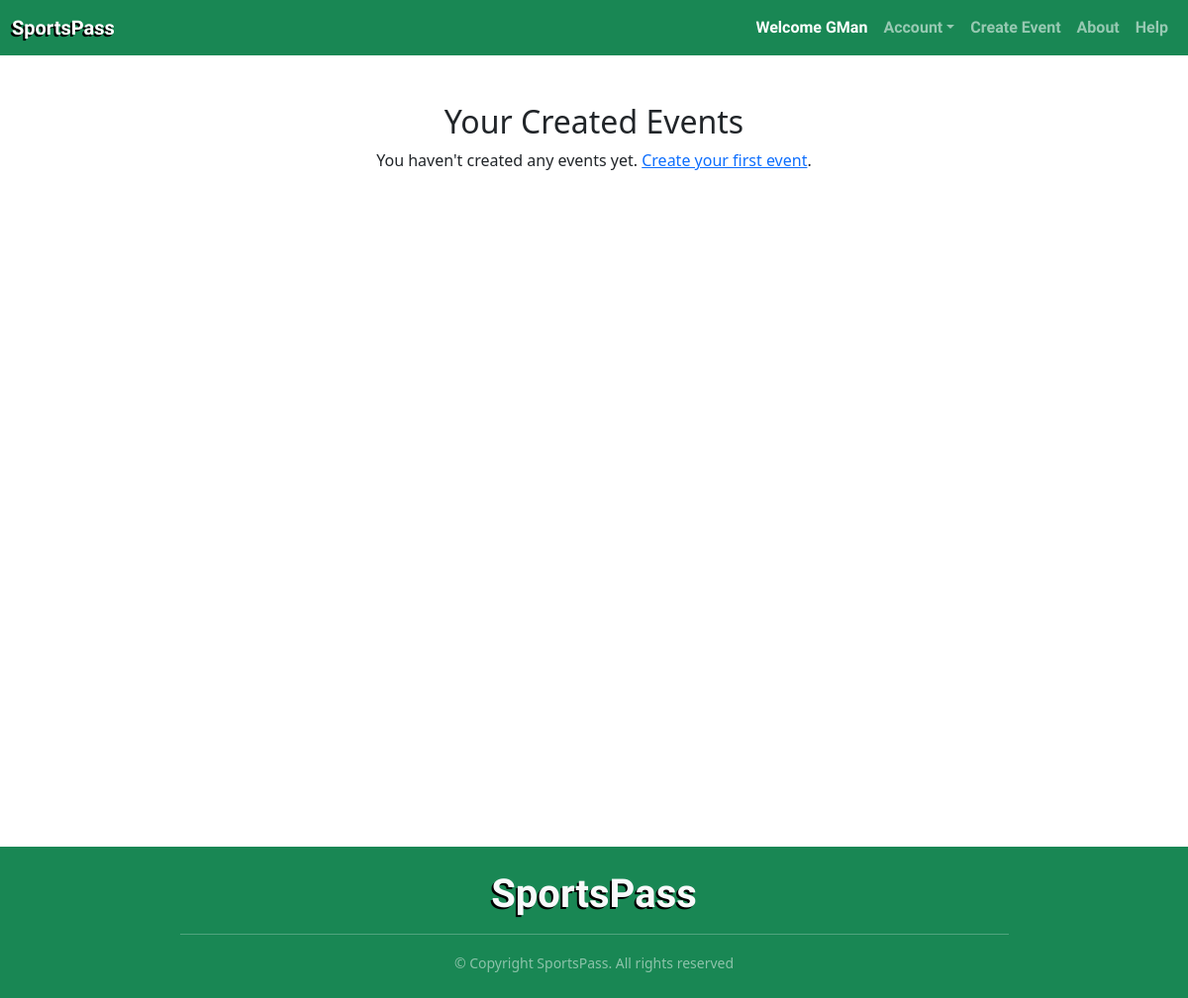
The app's page /events/my-events (signed in), older data.
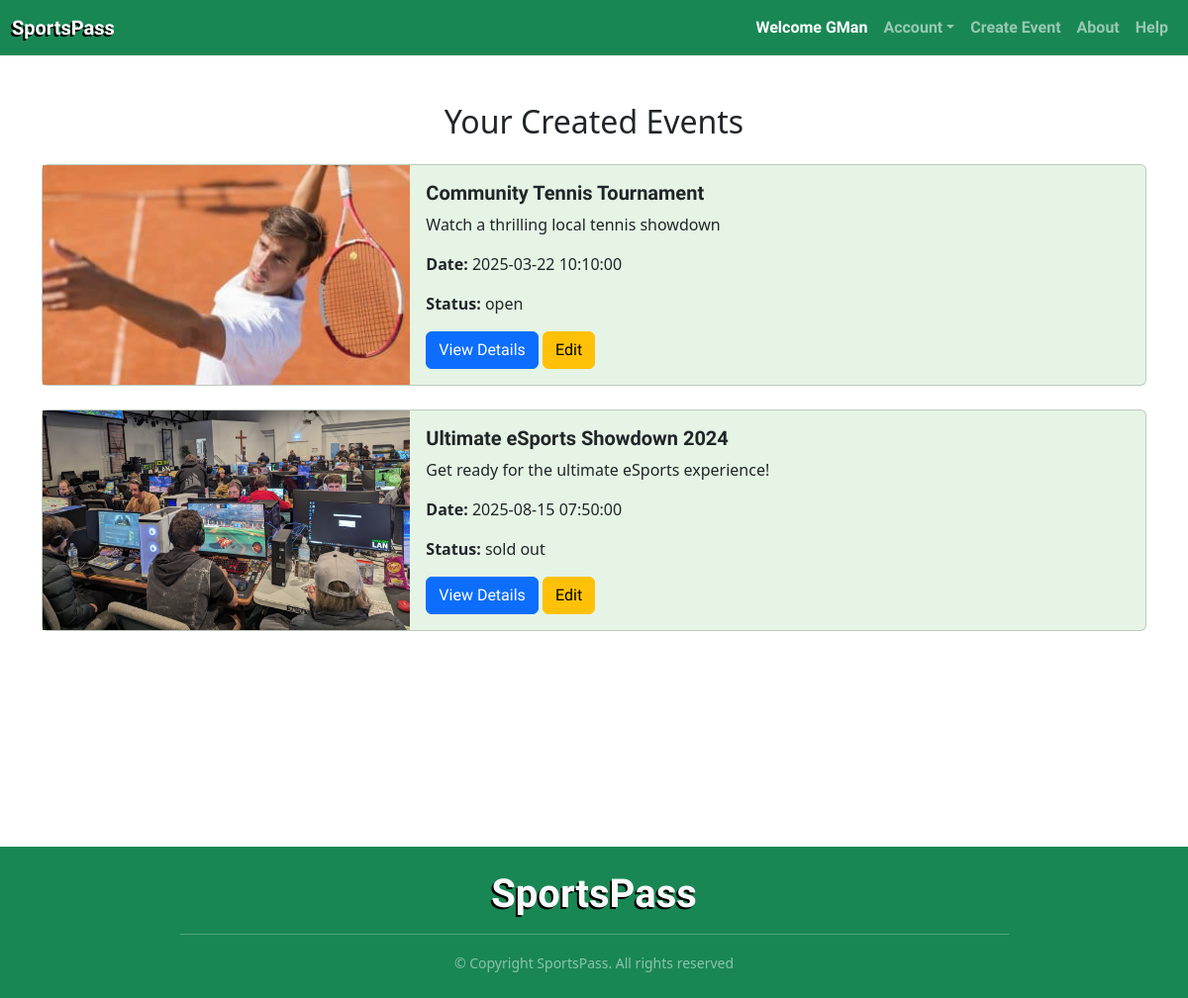
The same page, newer data.
### sportspass/models.py (models this page shows, shortened)
class User(db.Model, UserMixin):
    __tablename__ = 'users'
    id = db.Column(db.Integer, primary_key=True)
    username = db.Column(db.String(100), index=True, unique=True, nullable=False)
    firstname = db.Column(db.String(100), index=True, unique=True, nullable=False)
    lastname = db.Column(db.String(100), index=True, unique=True, nullable=False)
    emailid = db.Column(db.String(100), index=True, nullable=False)
    password_hash = db.Column(db.String(255), nullable=False)
    comments = db.relationship('Comment', backref='user', cascade='all, delete-orphan')
    events = db.relationship('Event', backref='user', cascade='all, delete-orphan')
    orders = db.relationship('Order', backref='user', cascade='all, delete-orphan')

class Event(db.Model):
    __tablename__ = 'events'
    id = db.Column(db.Integer, primary_key=True)
    name = db.Column(db.String(80), nullable=False)
    description = db.Column(db.String(200))
    date = db.Column(db.DateTime, nullable=False)
    location = db.Column(db.String(200), nullable=False)
    price = db.Column(db.Float, nullable=False)
    image = db.Column(db.String(400))
    capacity = db.Column(db.Integer, nullable=False)
    category = db.Column(db.String(50), nullable=False)
    status = db.Column(
        Enum('open', 'inactive', 'sold out', 'cancelled', name='event_status'),
        nullable=False,
        default='open'
    )
    comments = db.relationship('Comment', backref='event', cascade='all, delete-orphan')
    orders = db.relationship('Order', back_populates='event', cascade='all, delete-orphan')
    user_id = db.Column(db.Integer, db.ForeignKey('users.id'), nullable=False)

### sportspass/events.py (the view)
@eventbp.route('/my-events')
@login_required
def my_events():
    events = db.session.scalars(db.select(Event).where(Event.user_id == current_user.id)).all()
    return render_template('events/user-events.html', events=events)

### sportspass/templates/events/user-events.html
{% extends "base.html" %}
{% block head %}
<link rel="stylesheet" href="{{ url_for('static', filename='css/user-events.css') }}">
{% endblock %}
{% block content %}
<div class="container mt-5">
    <h2 class="text-center">Your Created Events</h2>
    {% if events %}
    <div class="row mt-4">
        {% for event in events %}
        <div class="col-12 mb-4">
            <div class="card flex-row">
                <div class="col-md-4">
                    {% if event.image %}
                    <img src="{{ event.image }}" class="card-img-left img-fluid stretched-image" alt="{{ event.name }}">
                    {% endif %}
                </div>
                <div class="col-md-8">
                    <div class="card-body">
                        <h5 class="card-title">{{ event.name }}</h5>
                        <p class="card-text">{{ event.description }}</p>
                        <p><strong>Date:</strong> {{ event.date }}</p>
                        <p><strong>Status:</strong> {{ event.status }}</p>
                        <a href="{{ url_for('event.show', id=event.id) }}" class="btn btn-primary">View Details</a>
                        <a href="{{ url_for('event.update_event', id=event.id) }}" class="btn btn-warning">Edit</a>
                    </div>
                </div>
            </div>
        </div>
        {% endfor %}
    </div>
    {% else %}
    <p class="text-center">You haven't created any events yet. <a href="{{ url_for('event.create') }}">Create your first event</a>.</p>
    {% endif %}
</div>
{% endblock %}

### sportspass/templates/base.html (shortened to what this page needs)
<!doctype html>
<html lang="en">
<head>
    <link href="https://cdn.jsdelivr.net/npm/bootstrap@5.3.2/dist/css/bootstrap.min.css" rel="stylesheet"
>
    <link rel="stylesheet" href="{{ url_for('static', filename='css/global.css') }}">
    {% block head %}
    {% endblock %}
</head>
<body>
    <header>
        <nav class="navbar navbar-expand-lg navbar-dark bg-success">
            <div class="container-fluid">
                <a class="navbar-brand" href="/">SportsPass</a>
                <div class="collapse navbar-collapse" id="navbarNav">
                    <ul class="navbar-nav ms-auto">
                        {% if current_user.is_authenticated %}
                        <a class="nav-item nav-link disabled text-white" href="#">Welcome {{current_user.username}}</a>
                        <li class="nav-item dropdown">
                            <a class="nav-link dropdown-toggle" href="#" id="accountDropdown" role="button"
                                data-bs-toggle="dropdown" aria-expanded="false">Account</a>
                        </li>
                        {% else %}
                        <a class="nav-item nav-link" href="{{ url_for('auth.register') }}">Register</a>
                        <a class="nav-item nav-link" href="{{ url_for('auth.login') }}">Log In</a>
                        {% endif %}
                        <li class="nav-item">
                            <a class="nav-link" href="{{ url_for('event.create') }}">Create Event</a>
                        </li>
                        <li class="nav-item">
                            <a class="nav-link" href="#">About</a>
                        </li>
                        <li class="nav-item">
                            <a class="nav-link" href="#">Help</a>
                        </li>
                    </ul>
                </div>
            </div>
        </nav>
    </header>
    <main class="content-wrapper">
        <div class="row justify-content-center">
            <div class="col-12">
                {% block content %}
                {% endblock %}
            </div>
        </div>
    </main>
    <footer class="footer bg-success text-light text-center py-4">
        <div class="container">
            <p class="display-6 mb-3 footer-title">SportsPass</p>
            <hr class="w-75 mx-auto">
            <small class="text-white-50">&copy; Copyright SportsPass. All rights reserved</small>
        </div>
    </footer>
</body>
</html>

### sportspass/static/css/global.css (style rules this page uses)
.navbar-brand, .footer-title { font-family: "Chakra Petch", sans-serif; font-weight: 700; font-style: normal; text-shadow: -2px 2px black; }
.nav-item, .dropdown, .title, .card-title { font-family: "Chakra Petch", sans-serif; font-weight: 600; font-style: normal; }
.btn { font-family: "Chakra Petch", sans-serif; }
.content-wrapper { display: flex; flex-direction: column; min-height: 100vh; }
.footer { margin-top: auto; }

### sportspass/static/css/user-events.css (style rules this page uses)
.card { background-color: #e5f4e5; transition: box-shadow 0.3s; }
.stretched-image { width: 100%; height: 100%; object-fit: fill; }

Row changes from the older to the newer data that the page shows:
added Event: image (picture), name "Community Tennis Tournament", description "Watch a thrilling local tennis showdown", date "2025-03-22 10:10:00", status "open"
added Event: image (picture), name "Ultimate eSports Showdown 2024", description "Get ready for the ultimate eSports experience!", date "2025-08-15 07:50:00", status "sold out"
Text that changed along with them:
text no longer shown: "You haven't created any events yet. Create your first event ."
